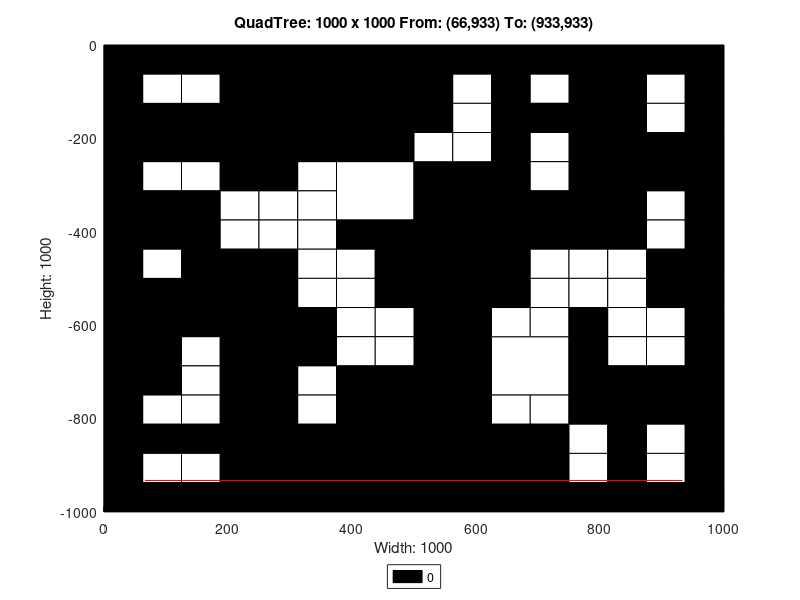

Reproduce this figure in MATLAB.
axis([0 1000 -1000 0]);
title('QuadTree: 1000 x 1000 From: (66,933) To: (933,933)');
xlabel('Width: 1000');
ylabel('Height: 1000');
rectangle('Position',[250 -250 250 250], 'FaceColor',[0 0 0]);
rectangle('Position',[0 -250 125 125], 'FaceColor',[0 0 0]);
rectangle('Position',[125 -250 125 125], 'FaceColor',[0 0 0]);
rectangle('Position',[375 -375 125 125], 'FaceColor',[1 1 1]);
rectangle('Position',[750 -125 125 125], 'FaceColor',[0 0 0]);
rectangle('Position',[750 -250 125 125], 'FaceColor',[0 0 0]);
rectangle('Position',[500 -375 125 125], 'FaceColor',[0 0 0]);
rectangle('Position',[500 -500 125 125], 'FaceColor',[0 0 0]);
rectangle('Position',[750 -375 125 125], 'FaceColor',[0 0 0]);
rectangle('Position',[0 -625 125 125], 'FaceColor',[0 0 0]);
rectangle('Position',[125 -625 125 125], 'FaceColor',[0 0 0]);
rectangle('Position',[0 -750 125 125], 'FaceColor',[0 0 0]);
rectangle('Position',[375 -875 125 125], 'FaceColor',[0 0 0]);
rectangle('Position',[250 -1000 125 125], 'FaceColor',[0 0 0]);
rectangle('Position',[375 -1000 125 125], 'FaceColor',[0 0 0]);
rectangle('Position',[500 -625 125 125], 'FaceColor',[0 0 0]);
rectangle('Position',[500 -750 125 125], 'FaceColor',[0 0 0]);
rectangle('Position',[625 -750 125 125], 'FaceColor',[1 1 1]);
rectangle('Position',[500 -875 125 125], 'FaceColor',[0 0 0]);
rectangle('Position',[500 -1000 125 125], 'FaceColor',[0 0 0]);
rectangle('Position',[625 -1000 125 125], 'FaceColor',[0 0 0]);
rectangle('Position',[0 -62.5 62.5 62.5], 'FaceColor',[0 0 0]);
rectangle('Position',[62.5 -62.5 62.5 62.5], 'FaceColor',[0 0 0]);
rectangle('Position',[0 -125 62.5 62.5], 'FaceColor',[0 0 0]);
rectangle('Position',[62.5 -125 62.5 62.5], 'FaceColor',[1 1 1]);
rectangle('Position',[125 -62.5 62.5 62.5], 'FaceColor',[0 0 0]);
rectangle('Position',[187.5 -62.5 62.5 62.5], 'FaceColor',[0 0 0]);
rectangle('Position',[125 -125 62.5 62.5], 'FaceColor',[1 1 1]);
rectangle('Position',[187.5 -125 62.5 62.5], 'FaceColor',[0 0 0]);
rectangle('Position',[0 -312.5 62.5 62.5], 'FaceColor',[0 0 0]);
rectangle('Position',[62.5 -312.5 62.5 62.5], 'FaceColor',[1 1 1]);
rectangle('Position',[0 -375 62.5 62.5], 'FaceColor',[0 0 0]);
rectangle('Position',[62.5 -375 62.5 62.5], 'FaceColor',[0 0 0]);
rectangle('Position',[125 -312.5 62.5 62.5], 'FaceColor',[1 1 1]);
rectangle('Position',[187.5 -312.5 62.5 62.5], 'FaceColor',[0 0 0]);
rectangle('Position',[125 -375 62.5 62.5], 'FaceColor',[0 0 0]);
rectangle('Position',[187.5 -375 62.5 62.5], 'FaceColor',[1 1 1]);
rectangle('Position',[0 -437.5 62.5 62.5], 'FaceColor',[0 0 0]);
rectangle('Position',[62.5 -437.5 62.5 62.5], 'FaceColor',[0 0 0]);
rectangle('Position',[0 -500 62.5 62.5], 'FaceColor',[0 0 0]);
rectangle('Position',[62.5 -500 62.5 62.5], 'FaceColor',[1 1 1]);
rectangle('Position',[125 -437.5 62.5 62.5], 'FaceColor',[0 0 0]);
rectangle('Position',[187.5 -437.5 62.5 62.5], 'FaceColor',[1 1 1]);
rectangle('Position',[125 -500 62.5 62.5], 'FaceColor',[0 0 0]);
rectangle('Position',[187.5 -500 62.5 62.5], 'FaceColor',[0 0 0]);
rectangle('Position',[250 -312.5 62.5 62.5], 'FaceColor',[0 0 0]);
rectangle('Position',[312.5 -312.5 62.5 62.5], 'FaceColor',[1 1 1]);
rectangle('Position',[250 -375 62.5 62.5], 'FaceColor',[1 1 1]);
rectangle('Position',[312.5 -375 62.5 62.5], 'FaceColor',[1 1 1]);
rectangle('Position',[250 -437.5 62.5 62.5], 'FaceColor',[1 1 1]);
rectangle('Position',[312.5 -437.5 62.5 62.5], 'FaceColor',[1 1 1]);
rectangle('Position',[250 -500 62.5 62.5], 'FaceColor',[0 0 0]);
rectangle('Position',[312.5 -500 62.5 62.5], 'FaceColor',[1 1 1]);
rectangle('Position',[375 -437.5 62.5 62.5], 'FaceColor',[0 0 0]);
rectangle('Position',[437.5 -437.5 62.5 62.5], 'FaceColor',[0 0 0]);
rectangle('Position',[375 -500 62.5 62.5], 'FaceColor',[1 1 1]);
rectangle('Position',[437.5 -500 62.5 62.5], 'FaceColor',[0 0 0]);
rectangle('Position',[500 -62.5 62.5 62.5], 'FaceColor',[0 0 0]);
rectangle('Position',[562.5 -62.5 62.5 62.5], 'FaceColor',[0 0 0]);
rectangle('Position',[500 -125 62.5 62.5], 'FaceColor',[0 0 0]);
rectangle('Position',[562.5 -125 62.5 62.5], 'FaceColor',[1 1 1]);
rectangle('Position',[625 -62.5 62.5 62.5], 'FaceColor',[0 0 0]);
rectangle('Position',[687.5 -62.5 62.5 62.5], 'FaceColor',[0 0 0]);
rectangle('Position',[625 -125 62.5 62.5], 'FaceColor',[0 0 0]);
rectangle('Position',[687.5 -125 62.5 62.5], 'FaceColor',[1 1 1]);
rectangle('Position',[500 -187.5 62.5 62.5], 'FaceColor',[0 0 0]);
rectangle('Position',[562.5 -187.5 62.5 62.5], 'FaceColor',[1 1 1]);
rectangle('Position',[500 -250 62.5 62.5], 'FaceColor',[1 1 1]);
rectangle('Position',[562.5 -250 62.5 62.5], 'FaceColor',[1 1 1]);
rectangle('Position',[625 -187.5 62.5 62.5], 'FaceColor',[0 0 0]);
rectangle('Position',[687.5 -187.5 62.5 62.5], 'FaceColor',[0 0 0]);
rectangle('Position',[625 -250 62.5 62.5], 'FaceColor',[0 0 0]);
rectangle('Position',[687.5 -250 62.5 62.5], 'FaceColor',[1 1 1]);
rectangle('Position',[875 -62.5 62.5 62.5], 'FaceColor',[0 0 0]);
rectangle('Position',[937.5 -62.5 62.5 62.5], 'FaceColor',[0 0 0]);
rectangle('Position',[875 -125 62.5 62.5], 'FaceColor',[1 1 1]);
rectangle('Position',[937.5 -125 62.5 62.5], 'FaceColor',[0 0 0]);
rectangle('Position',[875 -187.5 62.5 62.5], 'FaceColor',[1 1 1]);
rectangle('Position',[937.5 -187.5 62.5 62.5], 'FaceColor',[0 0 0]);
rectangle('Position',[875 -250 62.5 62.5], 'FaceColor',[0 0 0]);
rectangle('Position',[937.5 -250 62.5 62.5], 'FaceColor',[0 0 0]);
rectangle('Position',[625 -312.5 62.5 62.5], 'FaceColor',[0 0 0]);
rectangle('Position',[687.5 -312.5 62.5 62.5], 'FaceColor',[1 1 1]);
rectangle('Position',[625 -375 62.5 62.5], 'FaceColor',[0 0 0]);
rectangle('Position',[687.5 -375 62.5 62.5], 'FaceColor',[0 0 0]);
rectangle('Position',[625 -437.5 62.5 62.5], 'FaceColor',[0 0 0]);
rectangle('Position',[687.5 -437.5 62.5 62.5], 'FaceColor',[0 0 0]);
rectangle('Position',[625 -500 62.5 62.5], 'FaceColor',[0 0 0]);
rectangle('Position',[687.5 -500 62.5 62.5], 'FaceColor',[1 1 1]);
rectangle('Position',[875 -312.5 62.5 62.5], 'FaceColor',[0 0 0]);
rectangle('Position',[937.5 -312.5 62.5 62.5], 'FaceColor',[0 0 0]);
rectangle('Position',[875 -375 62.5 62.5], 'FaceColor',[1 1 1]);
rectangle('Position',[937.5 -375 62.5 62.5], 'FaceColor',[0 0 0]);
rectangle('Position',[750 -437.5 62.5 62.5], 'FaceColor',[0 0 0]);
rectangle('Position',[812.5 -437.5 62.5 62.5], 'FaceColor',[0 0 0]);
rectangle('Position',[750 -500 62.5 62.5], 'FaceColor',[1 1 1]);
rectangle('Position',[812.5 -500 62.5 62.5], 'FaceColor',[1 1 1]);
rectangle('Position',[875 -437.5 62.5 62.5], 'FaceColor',[1 1 1]);
rectangle('Position',[937.5 -437.5 62.5 62.5], 'FaceColor',[0 0 0]);
rectangle('Position',[875 -500 62.5 62.5], 'FaceColor',[0 0 0]);
rectangle('Position',[937.5 -500 62.5 62.5], 'FaceColor',[0 0 0]);
rectangle('Position',[125 -687.5 62.5 62.5], 'FaceColor',[1 1 1]);
rectangle('Position',[187.5 -687.5 62.5 62.5], 'FaceColor',[0 0 0]);
rectangle('Position',[125 -750 62.5 62.5], 'FaceColor',[1 1 1]);
rectangle('Position',[187.5 -750 62.5 62.5], 'FaceColor',[0 0 0]);
rectangle('Position',[250 -562.5 62.5 62.5], 'FaceColor',[0 0 0]);
rectangle('Position',[312.5 -562.5 62.5 62.5], 'FaceColor',[1 1 1]);
rectangle('Position',[250 -625 62.5 62.5], 'FaceColor',[0 0 0]);
rectangle('Position',[312.5 -625 62.5 62.5], 'FaceColor',[0 0 0]);
rectangle('Position',[375 -562.5 62.5 62.5], 'FaceColor',[1 1 1]);
rectangle('Position',[437.5 -562.5 62.5 62.5], 'FaceColor',[0 0 0]);
rectangle('Position',[375 -625 62.5 62.5], 'FaceColor',[1 1 1]);
rectangle('Position',[437.5 -625 62.5 62.5], 'FaceColor',[1 1 1]);
rectangle('Position',[250 -687.5 62.5 62.5], 'FaceColor',[0 0 0]);
rectangle('Position',[312.5 -687.5 62.5 62.5], 'FaceColor',[0 0 0]);
rectangle('Position',[250 -750 62.5 62.5], 'FaceColor',[0 0 0]);
rectangle('Position',[312.5 -750 62.5 62.5], 'FaceColor',[1 1 1]);
rectangle('Position',[375 -687.5 62.5 62.5], 'FaceColor',[1 1 1]);
rectangle('Position',[437.5 -687.5 62.5 62.5], 'FaceColor',[1 1 1]);
rectangle('Position',[375 -750 62.5 62.5], 'FaceColor',[0 0 0]);
rectangle('Position',[437.5 -750 62.5 62.5], 'FaceColor',[0 0 0]);
rectangle('Position',[0 -812.5 62.5 62.5], 'FaceColor',[0 0 0]);
rectangle('Position',[62.5 -812.5 62.5 62.5], 'FaceColor',[1 1 1]);
rectangle('Position',[0 -875 62.5 62.5], 'FaceColor',[0 0 0]);
rectangle('Position',[62.5 -875 62.5 62.5], 'FaceColor',[0 0 0]);
rectangle('Position',[125 -812.5 62.5 62.5], 'FaceColor',[1 1 1]);
rectangle('Position',[187.5 -812.5 62.5 62.5], 'FaceColor',[0 0 0]);
rectangle('Position',[125 -875 62.5 62.5], 'FaceColor',[0 0 0]);
rectangle('Position',[187.5 -875 62.5 62.5], 'FaceColor',[0 0 0]);
rectangle('Position',[0 -937.5 62.5 62.5], 'FaceColor',[0 0 0]);
rectangle('Position',[62.5 -937.5 62.5 62.5], 'FaceColor',[1 1 1]);
rectangle('Position',[0 -1000 62.5 62.5], 'FaceColor',[0 0 0]);
rectangle('Position',[62.5 -1000 62.5 62.5], 'FaceColor',[0 0 0]);
rectangle('Position',[125 -937.5 62.5 62.5], 'FaceColor',[1 1 1]);
rectangle('Position',[187.5 -937.5 62.5 62.5], 'FaceColor',[0 0 0]);
rectangle('Position',[125 -1000 62.5 62.5], 'FaceColor',[0 0 0]);
rectangle('Position',[187.5 -1000 62.5 62.5], 'FaceColor',[0 0 0]);
rectangle('Position',[250 -812.5 62.5 62.5], 'FaceColor',[0 0 0]);
rectangle('Position',[312.5 -812.5 62.5 62.5], 'FaceColor',[1 1 1]);
rectangle('Position',[250 -875 62.5 62.5], 'FaceColor',[0 0 0]);
rectangle('Position',[312.5 -875 62.5 62.5], 'FaceColor',[0 0 0]);
rectangle('Position',[625 -562.5 62.5 62.5], 'FaceColor',[0 0 0]);
rectangle('Position',[687.5 -562.5 62.5 62.5], 'FaceColor',[1 1 1]);
rectangle('Position',[625 -625 62.5 62.5], 'FaceColor',[1 1 1]);
rectangle('Position',[687.5 -625 62.5 62.5], 'FaceColor',[1 1 1]);
rectangle('Position',[750 -562.5 62.5 62.5], 'FaceColor',[1 1 1]);
rectangle('Position',[812.5 -562.5 62.5 62.5], 'FaceColor',[1 1 1]);
rectangle('Position',[750 -625 62.5 62.5], 'FaceColor',[0 0 0]);
rectangle('Position',[812.5 -625 62.5 62.5], 'FaceColor',[1 1 1]);
rectangle('Position',[875 -562.5 62.5 62.5], 'FaceColor',[0 0 0]);
rectangle('Position',[937.5 -562.5 62.5 62.5], 'FaceColor',[0 0 0]);
rectangle('Position',[875 -625 62.5 62.5], 'FaceColor',[1 1 1]);
rectangle('Position',[937.5 -625 62.5 62.5], 'FaceColor',[0 0 0]);
rectangle('Position',[750 -687.5 62.5 62.5], 'FaceColor',[0 0 0]);
rectangle('Position',[812.5 -687.5 62.5 62.5], 'FaceColor',[1 1 1]);
rectangle('Position',[750 -750 62.5 62.5], 'FaceColor',[0 0 0]);
rectangle('Position',[812.5 -750 62.5 62.5], 'FaceColor',[0 0 0]);
rectangle('Position',[875 -687.5 62.5 62.5], 'FaceColor',[1 1 1]);
rectangle('Position',[937.5 -687.5 62.5 62.5], 'FaceColor',[0 0 0]);
rectangle('Position',[875 -750 62.5 62.5], 'FaceColor',[0 0 0]);
rectangle('Position',[937.5 -750 62.5 62.5], 'FaceColor',[0 0 0]);
rectangle('Position',[625 -812.5 62.5 62.5], 'FaceColor',[1 1 1]);
rectangle('Position',[687.5 -812.5 62.5 62.5], 'FaceColor',[1 1 1]);
rectangle('Position',[625 -875 62.5 62.5], 'FaceColor',[0 0 0]);
rectangle('Position',[687.5 -875 62.5 62.5], 'FaceColor',[0 0 0]);
rectangle('Position',[750 -812.5 62.5 62.5], 'FaceColor',[0 0 0]);
rectangle('Position',[812.5 -812.5 62.5 62.5], 'FaceColor',[0 0 0]);
rectangle('Position',[750 -875 62.5 62.5], 'FaceColor',[1 1 1]);
rectangle('Position',[812.5 -875 62.5 62.5], 'FaceColor',[0 0 0]);
rectangle('Position',[875 -812.5 62.5 62.5], 'FaceColor',[0 0 0]);
rectangle('Position',[937.5 -812.5 62.5 62.5], 'FaceColor',[0 0 0]);
rectangle('Position',[875 -875 62.5 62.5], 'FaceColor',[1 1 1]);
rectangle('Position',[937.5 -875 62.5 62.5], 'FaceColor',[0 0 0]);
rectangle('Position',[750 -937.5 62.5 62.5], 'FaceColor',[1 1 1]);
rectangle('Position',[812.5 -937.5 62.5 62.5], 'FaceColor',[0 0 0]);
rectangle('Position',[750 -1000 62.5 62.5], 'FaceColor',[0 0 0]);
rectangle('Position',[812.5 -1000 62.5 62.5], 'FaceColor',[0 0 0]);
rectangle('Position',[875 -937.5 62.5 62.5], 'FaceColor',[1 1 1]);
rectangle('Position',[937.5 -937.5 62.5 62.5], 'FaceColor',[0 0 0]);
rectangle('Position',[875 -1000 62.5 62.5], 'FaceColor',[0 0 0]);
rectangle('Position',[937.5 -1000 62.5 62.5], 'FaceColor',[0 0 0]);
X=[933,66];
Y=[-933,-933];
hold on;
plot(X,Y,'r');
legend('0','Location','southoutside');
